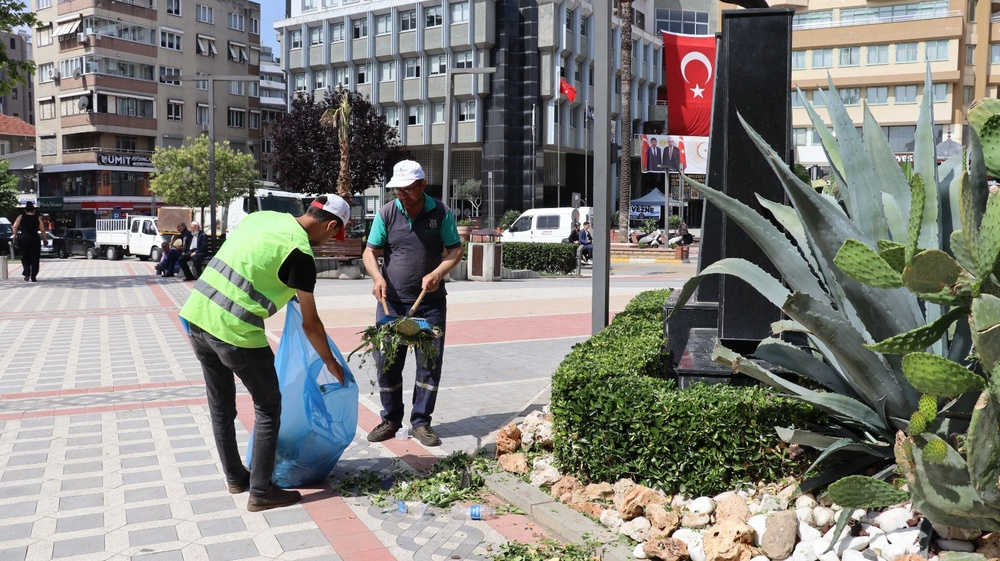
#> input picture 1- OpenCV ile Nesne Tespiti/Nesne Algılama Ödevi/img3.jpg, 1000 x 561 px, shrunk from 1600 x 898 before the run
$ python Object_Detection_Task.py
#> lines starting #> are read from the running program, lines starting #| are printed output that depends on the picture; after the words box and inside, x2 and y2 are one past the last pixel; in counts of white or black regions, pixels touching at a corner belong together
# -*- coding: utf-8 -*-
"""
Created on Sun Oct 15 10:50:48 2023
@author: Hasan Emre
"""

#%% import library

# Gerekli kütüphaneleri içe aktar
import cv2
import numpy as np

# Resmi "img3.jpg" dosyasından yükle ve gri tonlamada göster
img = cv2.imread("img3.jpg", 0)
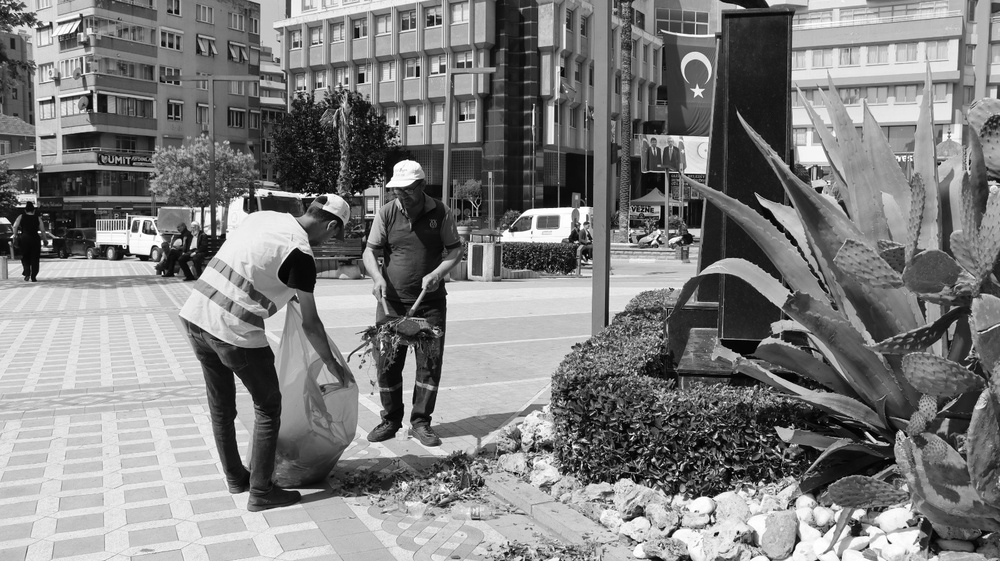
#> img: shape (561, 1000); min 0, max 255, mean 126.7
cv2.imshow("Resim", img)

# Kenar Tespiti (Canny Edge Detection)
# Eşik değerleri (threshold) 200 ve 255 kullanarak kenarları bul
edges = cv2.Canny(image=img, threshold1=200, threshold2=255)
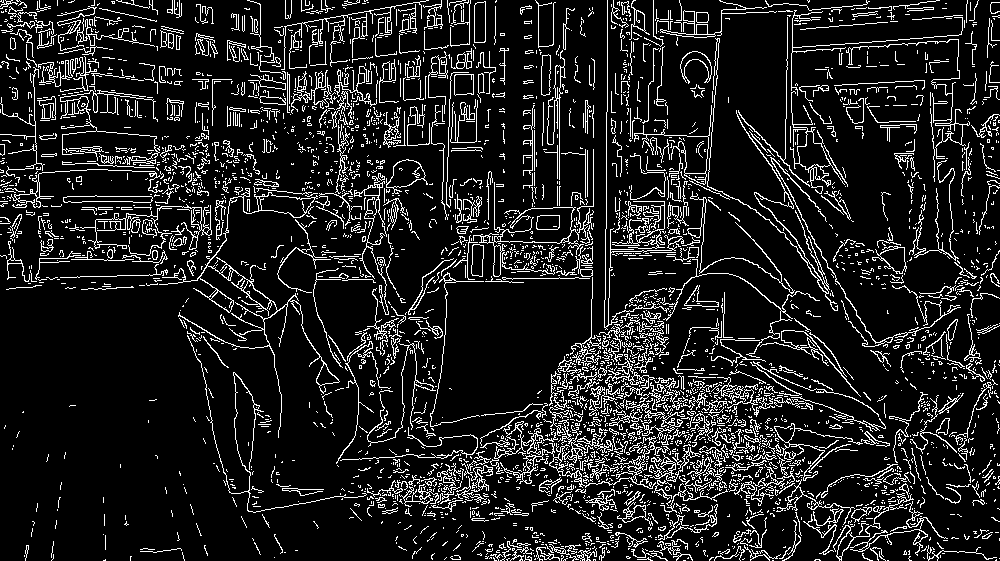
#> edges: shape (561, 1000); 12.4% white in thin lines or dots
cv2.imshow("Kenar Tespiti", edges)

# Yüz Tespiti
# Haar Cascade sınıflandırıcıyı kullanarak yüz tespiti yap
face_cascade = cv2.CascadeClassifier("haarcascade_frontalface_default.xml")
face_rect = face_cascade.detectMultiScale(img)
#> face_rect = [[792, 497, 27, 27], [787, 151, 60, 60], [766, 48, 117, 117]]

# Tespit edilen yüzleri çerçeve içine al ve mavi renkle işaretle
for (x, y, w, h) in face_rect:
    cv2.rectangle(img, (x, y), (x+w, y+h), (255, 0, 0), 2)
#> this loop made 3 passes
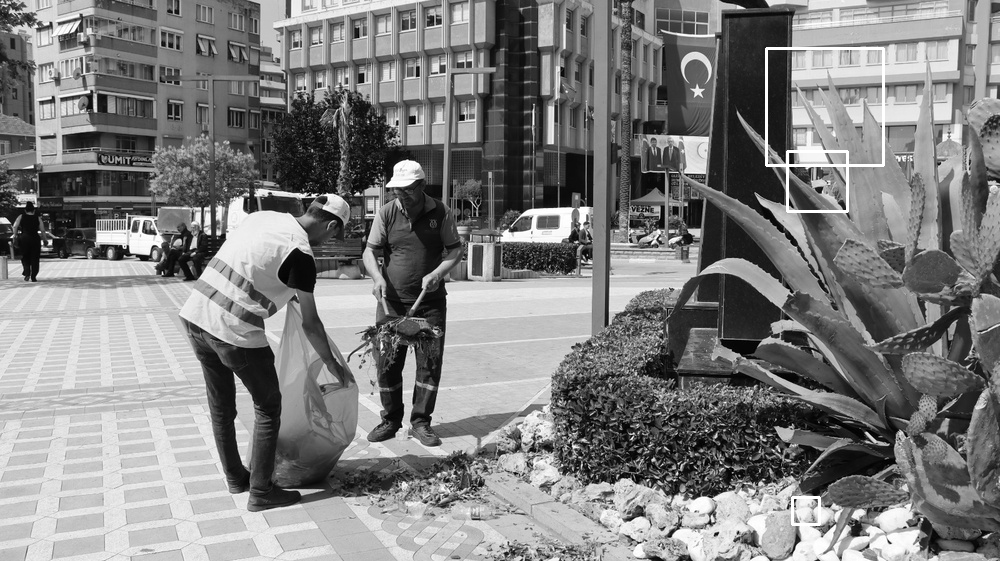
#> img: shape (561, 1000); 0.43% of pixels changed, all inside (x1, y1, x2, y2) = (765, 47, 885, 526)
cv2.imshow("Yüz Tespiti", img)

# İnsan Tespiti (HOG)
# HOG tanımlayıcısı kullanarak insan tespiti yap
hog = cv2.HOGDescriptor()
hog.setSVMDetector(cv2.HOGDescriptor_getDefaultPeopleDetector())
(rects, weights) = hog.detectMultiScale(img, padding=(8, 8), scale=1.05)
#> rects = [[0, 172, 63, 139], [325, 134, 181, 362], [126, 88, 245, 473]]; weights = [1.03, 0.614, 0.814]

# Tespit edilen insanları çerçeve içine al ve mavi renkle işaretle
for (x, y, w, h) in rects:
    cv2.rectangle(img, (x, y), (x+w, y+h), (255, 0, 0), 2)
#> this loop made 3 passes
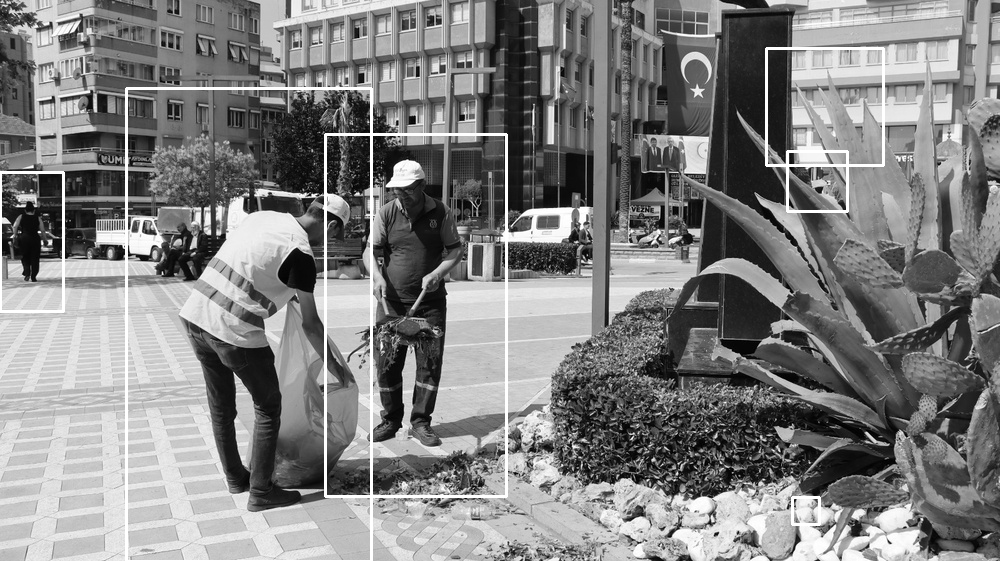
#> img: shape (561, 1000); 1.44% of pixels changed, all inside (x1, y1, x2, y2) = (0, 87, 508, 561)
cv2.imshow("İnsan Tespiti", img)

# Resmi göster
cv2.waitKey(0)
cv2.destroyAllWindows()
